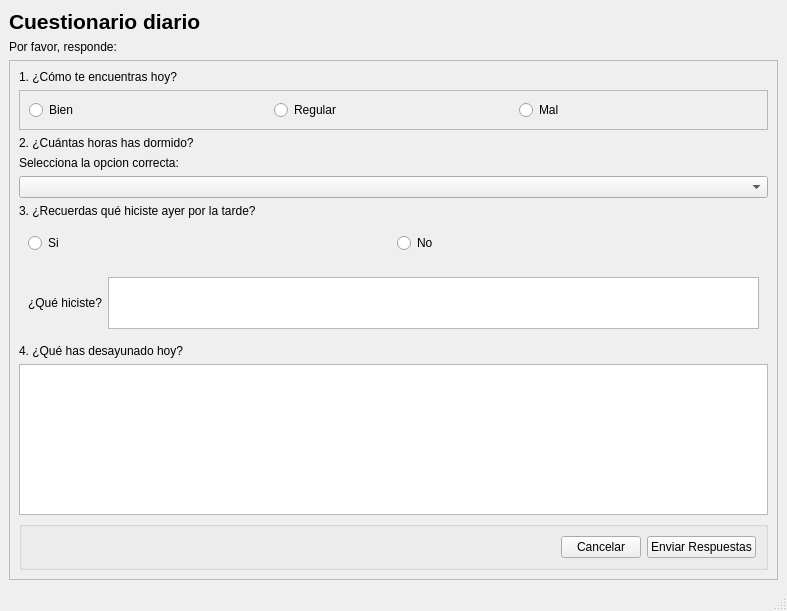
<?xml version="1.0" encoding="UTF-8"?>
<ui version="4.0">
 <class>MainWindow</class>
 <widget class="QMainWindow" name="MainWindow">
  <property name="geometry">
   <rect>
    <x>0</x>
    <y>0</y>
    <width>787</width>
    <height>611</height>
   </rect>
  </property>
  <property name="windowTitle">
   <string>MainWindow</string>
  </property>
  <widget class="QWidget" name="centralwidget">
   <layout class="QGridLayout" name="gridLayout">
    <item row="0" column="0">
     <widget class="QLabel" name="label">
      <property name="font">
       <font>
        <pointsize>16</pointsize>
        <bold>true</bold>
       </font>
      </property>
      <property name="text">
       <string>Cuestionario diario</string>
      </property>
     </widget>
    </item>
    <item row="2" column="0">
     <widget class="QScrollArea" name="scrollArea">
      <property name="widgetResizable">
       <bool>true</bool>
      </property>
      <widget class="QWidget" name="scrollAreaWidgetContents">
       <property name="geometry">
        <rect>
         <x>0</x>
         <y>0</y>
         <width>767</width>
         <height>492</height>
        </rect>
       </property>
       <layout class="QGridLayout" name="gridLayout_2">
        <item row="1" column="0">
         <widget class="QFrame" name="frame">
          <property name="frameShape">
           <enum>QFrame::Shape::StyledPanel</enum>
          </property>
          <property name="frameShadow">
           <enum>QFrame::Shadow::Raised</enum>
          </property>
          <layout class="QHBoxLayout" name="horizontalLayout">
           <item>
            <widget class="QRadioButton" name="rad_p1_bien">
             <property name="text">
              <string>Bien</string>
             </property>
            </widget>
           </item>
           <item>
            <widget class="QRadioButton" name="rad_p1_regular">
             <property name="text">
              <string>Regular</string>
             </property>
            </widget>
           </item>
           <item>
            <widget class="QRadioButton" name="rad_p1_mal">
             <property name="text">
              <string>Mal</string>
             </property>
            </widget>
           </item>
          </layout>
         </widget>
        </item>
        <item row="6" column="0">
         <widget class="QWidget" name="widget" native="true">
          <layout class="QGridLayout" name="gridLayout_3">
           <item row="0" column="0">
            <widget class="QRadioButton" name="rad_p3_si">
             <property name="text">
              <string>Si</string>
             </property>
            </widget>
           </item>
           <item row="0" column="1">
            <widget class="QRadioButton" name="rad_p3_no">
             <property name="text">
              <string>No</string>
             </property>
            </widget>
           </item>
          </layout>
         </widget>
        </item>
        <item row="0" column="0">
         <widget class="QLabel" name="lbl_p1">
          <property name="text">
           <string>1. ¿Cómo te encuentras hoy?</string>
          </property>
         </widget>
        </item>
        <item row="3" column="0">
         <widget class="QLabel" name="label_3">
          <property name="maximumSize">
           <size>
            <width>16777215</width>
            <height>15</height>
           </size>
          </property>
          <property name="text">
           <string>Selecciona la opcion correcta:</string>
          </property>
         </widget>
        </item>
        <item row="5" column="0">
         <widget class="QLabel" name="lbl_p3">
          <property name="text">
           <string>3. ¿Recuerdas qué hiciste ayer por la tarde?</string>
          </property>
         </widget>
        </item>
        <item row="9" column="0">
         <widget class="QPlainTextEdit" name="txt_p4_desayuno"/>
        </item>
        <item row="4" column="0">
         <widget class="QComboBox" name="cmb_p2_horas">
          <property name="placeholderText">
           <string>escoger</string>
          </property>
          <item>
           <property name="text">
            <string>Menos de 5 horas</string>
           </property>
          </item>
          <item>
           <property name="text">
            <string>De 5 a 6 horas</string>
           </property>
          </item>
          <item>
           <property name="text">
            <string>De 6 a 7 horas</string>
           </property>
          </item>
          <item>
           <property name="text">
            <string>De 7 a 9 horas</string>
           </property>
          </item>
          <item>
           <property name="text">
            <string>Más de 9 horas</string>
           </property>
          </item>
         </widget>
        </item>
        <item row="8" column="0">
         <widget class="QLabel" name="lbl_p4">
          <property name="text">
           <string>4. ¿Qué has desayunado hoy?</string>
          </property>
         </widget>
        </item>
        <item row="10" column="0">
         <widget class="QGroupBox" name="groupBox">
          <property name="title">
           <string/>
          </property>
          <layout class="QGridLayout" name="gridLayout_4">
           <item row="0" column="2">
            <widget class="QPushButton" name="btn_enviar">
             <property name="text">
              <string>Enviar Respuestas</string>
             </property>
            </widget>
           </item>
           <item row="0" column="1">
            <widget class="QPushButton" name="btn_cancelar">
             <property name="text">
              <string>Cancelar</string>
             </property>
            </widget>
           </item>
           <item row="0" column="0">
            <spacer name="horizontalSpacer">
             <property name="orientation">
              <enum>Qt::Orientation::Horizontal</enum>
             </property>
             <property name="sizeHint" stdset="0">
              <size>
               <width>40</width>
               <height>20</height>
              </size>
             </property>
            </spacer>
           </item>
          </layout>
         </widget>
        </item>
        <item row="2" column="0">
         <widget class="QLabel" name="lbl_p2">
          <property name="text">
           <string>2. ¿Cuántas horas has dormido?</string>
          </property>
         </widget>
        </item>
        <item row="7" column="0">
         <widget class="QWidget" name="widget_p3_detalle" native="true">
          <property name="maximumSize">
           <size>
            <width>16777215</width>
            <height>70</height>
           </size>
          </property>
          <layout class="QGridLayout" name="gridLayout_5">
           <item row="0" column="0">
            <widget class="QLabel" name="label_4">
             <property name="text">
              <string>¿Qué hiciste?</string>
             </property>
            </widget>
           </item>
           <item row="0" column="1">
            <widget class="QPlainTextEdit" name="txt_p3_detalle"/>
           </item>
          </layout>
         </widget>
        </item>
       </layout>
      </widget>
     </widget>
    </item>
    <item row="1" column="0">
     <widget class="QLabel" name="label_2">
      <property name="text">
       <string>Por favor, responde:</string>
      </property>
     </widget>
    </item>
   </layout>
  </widget>
  <widget class="QMenuBar" name="menubar">
   <property name="geometry">
    <rect>
     <x>0</x>
     <y>0</y>
     <width>787</width>
     <height>22</height>
    </rect>
   </property>
  </widget>
  <widget class="QStatusBar" name="statusbar"/>
 </widget>
 <resources/>
 <connections/>
</ui>
